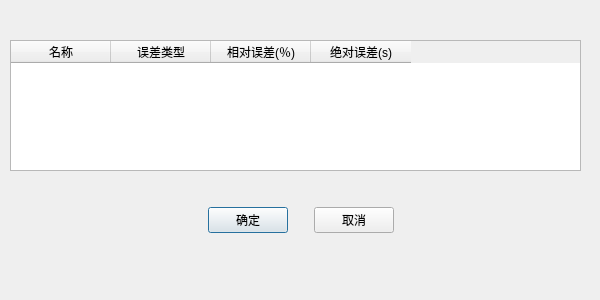
<?xml version="1.0" encoding="UTF-8"?>
<ui version="4.0">
 <class>QCurrInverResultEstimateDlg</class>
 <widget class="QDialog" name="QCurrInverResultEstimateDlg">
  <property name="geometry">
   <rect>
    <x>0</x>
    <y>0</y>
    <width>600</width>
    <height>300</height>
   </rect>
  </property>
  <property name="windowTitle">
   <string>Dialog</string>
  </property>
  <widget class="QTableWidget" name="tableWidget">
   <property name="geometry">
    <rect>
     <x>10</x>
     <y>40</y>
     <width>571</width>
     <height>131</height>
    </rect>
   </property>
   <column>
    <property name="text">
     <string>名称</string>
    </property>
   </column>
   <column>
    <property name="text">
     <string>误差类型</string>
    </property>
   </column>
   <column>
    <property name="text">
     <string>相对误差(％)</string>
    </property>
   </column>
   <column>
    <property name="text">
     <string>绝对误差(s)</string>
    </property>
   </column>
  </widget>
  <widget class="QWidget" name="horizontalLayoutWidget">
   <property name="geometry">
    <rect>
     <x>10</x>
     <y>200</y>
     <width>581</width>
     <height>41</height>
    </rect>
   </property>
   <layout class="QHBoxLayout" name="horizontalLayout">
    <item>
     <spacer name="horizontalSpacer">
      <property name="orientation">
       <enum>Qt::Horizontal</enum>
      </property>
      <property name="sizeHint" stdset="0">
       <size>
        <width>40</width>
        <height>20</height>
       </size>
      </property>
     </spacer>
    </item>
    <item>
     <widget class="QPushButton" name="pushButton">
      <property name="sizePolicy">
       <sizepolicy hsizetype="Fixed" vsizetype="Fixed">
        <horstretch>0</horstretch>
        <verstretch>0</verstretch>
       </sizepolicy>
      </property>
      <property name="text">
       <string>确定</string>
      </property>
     </widget>
    </item>
    <item>
     <spacer name="horizontalSpacer_3">
      <property name="orientation">
       <enum>Qt::Horizontal</enum>
      </property>
      <property name="sizeType">
       <enum>QSizePolicy::Fixed</enum>
      </property>
      <property name="sizeHint" stdset="0">
       <size>
        <width>20</width>
        <height>20</height>
       </size>
      </property>
     </spacer>
    </item>
    <item>
     <widget class="QPushButton" name="pushButton_2">
      <property name="sizePolicy">
       <sizepolicy hsizetype="Fixed" vsizetype="Fixed">
        <horstretch>0</horstretch>
        <verstretch>0</verstretch>
       </sizepolicy>
      </property>
      <property name="text">
       <string>取消</string>
      </property>
     </widget>
    </item>
    <item>
     <spacer name="horizontalSpacer_2">
      <property name="orientation">
       <enum>Qt::Horizontal</enum>
      </property>
      <property name="sizeHint" stdset="0">
       <size>
        <width>40</width>
        <height>20</height>
       </size>
      </property>
     </spacer>
    </item>
   </layout>
  </widget>
 </widget>
 <resources/>
 <connections/>
</ui>
